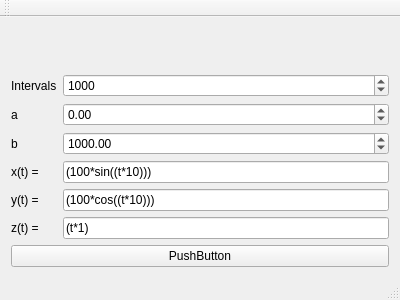
<?xml version="1.0" encoding="UTF-8"?>
<ui version="4.0">
 <class>MainWindow</class>
 <widget class="QMainWindow" name="MainWindow">
  <property name="geometry">
   <rect>
    <x>0</x>
    <y>0</y>
    <width>400</width>
    <height>300</height>
   </rect>
  </property>
  <property name="windowTitle">
   <string>MainWindow</string>
  </property>
  <widget class="QWidget" name="centralWidget">
   <layout class="QVBoxLayout" name="verticalLayout">
    <item>
     <widget class="GLFrame" name="widget" native="true">
      <property name="sizePolicy">
       <sizepolicy hsizetype="Expanding" vsizetype="Expanding">
        <horstretch>0</horstretch>
        <verstretch>0</verstretch>
       </sizepolicy>
      </property>
     </widget>
    </item>
    <item>
     <layout class="QFormLayout" name="formLayout">
      <property name="fieldGrowthPolicy">
       <enum>QFormLayout::AllNonFixedFieldsGrow</enum>
      </property>
      <item row="3" column="0">
       <widget class="QLabel" name="label_2">
        <property name="text">
         <string>x(t) =</string>
        </property>
       </widget>
      </item>
      <item row="3" column="1">
       <widget class="QLineEdit" name="x_t">
        <property name="text">
         <string>(100*sin((t*10)))</string>
        </property>
       </widget>
      </item>
      <item row="4" column="0">
       <widget class="QLabel" name="label">
        <property name="text">
         <string>y(t) =</string>
        </property>
       </widget>
      </item>
      <item row="4" column="1">
       <widget class="QLineEdit" name="y_t">
        <property name="text">
         <string>(100*cos((t*10)))</string>
        </property>
       </widget>
      </item>
      <item row="5" column="0">
       <widget class="QLabel" name="label_3">
        <property name="text">
         <string>z(t) =</string>
        </property>
       </widget>
      </item>
      <item row="5" column="1">
       <widget class="QLineEdit" name="z_t">
        <property name="text">
         <string>(t*1)</string>
        </property>
       </widget>
      </item>
      <item row="2" column="1">
       <widget class="QDoubleSpinBox" name="b">
        <property name="minimum">
         <double>-99999.000000000000000</double>
        </property>
        <property name="maximum">
         <double>99999.000000000000000</double>
        </property>
        <property name="value">
         <double>1000.000000000000000</double>
        </property>
       </widget>
      </item>
      <item row="1" column="1">
       <widget class="QDoubleSpinBox" name="a">
        <property name="minimum">
         <double>-99999.000000000000000</double>
        </property>
        <property name="maximum">
         <double>99999.000000000000000</double>
        </property>
        <property name="value">
         <double>0.000000000000000</double>
        </property>
       </widget>
      </item>
      <item row="0" column="1">
       <widget class="QSpinBox" name="intervals">
        <property name="maximum">
         <number>10000</number>
        </property>
        <property name="value">
         <number>1000</number>
        </property>
       </widget>
      </item>
      <item row="0" column="0">
       <widget class="QLabel" name="label_4">
        <property name="text">
         <string>Intervals</string>
        </property>
       </widget>
      </item>
      <item row="1" column="0">
       <widget class="QLabel" name="label_5">
        <property name="text">
         <string>a</string>
        </property>
       </widget>
      </item>
      <item row="2" column="0">
       <widget class="QLabel" name="label_6">
        <property name="text">
         <string>b</string>
        </property>
       </widget>
      </item>
     </layout>
    </item>
    <item>
     <widget class="QPushButton" name="solve">
      <property name="text">
       <string>PushButton</string>
      </property>
     </widget>
    </item>
   </layout>
  </widget>
  <widget class="QMenuBar" name="menuBar">
   <property name="geometry">
    <rect>
     <x>0</x>
     <y>0</y>
     <width>400</width>
     <height>21</height>
    </rect>
   </property>
  </widget>
  <widget class="QToolBar" name="mainToolBar">
   <attribute name="toolBarArea">
    <enum>TopToolBarArea</enum>
   </attribute>
   <attribute name="toolBarBreak">
    <bool>false</bool>
   </attribute>
  </widget>
  <widget class="QStatusBar" name="statusBar"/>
 </widget>
 <layoutdefault spacing="6" margin="11"/>
 <customwidgets>
  <customwidget>
   <class>GLFrame</class>
   <extends>QWidget</extends>
   <header>interface/glframe.h</header>
   <container>1</container>
  </customwidget>
 </customwidgets>
 <resources/>
 <connections/>
</ui>
